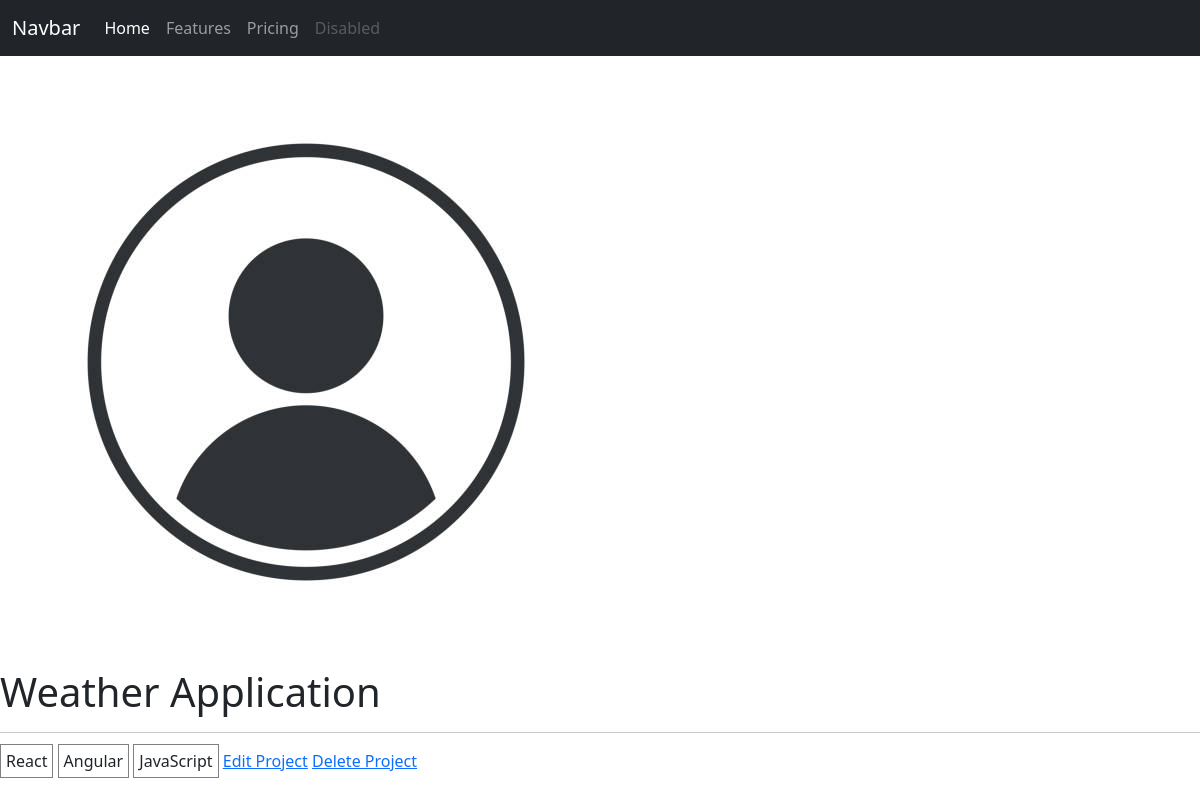
Screenshot of /project/248daabb-c7c8-4eac-a65b-b50ff8d0e385/ with the database file from the repository.
### project/models.py (models this page shows, shortened)
class Project(models.Model):
    title = models.CharField(max_length = 200)
    description = models.TextField(null= True, blank=True)
    featured_image = models.ImageField(null= True, blank=True, default='default.jpg')
    demo_link = models.CharField(max_length = 2000, null = True, blank = True)
    source_link = models.CharField(max_length = 2000, null = True, blank = True)
    tags = models.ManyToManyField(Tag, blank=True)
    total_vote = models.IntegerField(default=0, blank=True, null=True)
    vote_ratio = models.IntegerField(default=0, blank=True, null=True)
    created = models.DateTimeField(auto_now_add = True)
    id = models.UUIDField(default = uuid.uuid4, unique = True, primary_key = True, editable = False)

class Tag(models.Model):
    name = models.CharField(max_length = 200)
    id = models.UUIDField(default = uuid.uuid4, unique = True, primary_key = True, editable = False)
    created = models.DateTimeField(auto_now_add = True)
    def __str__(self):
        return self.name

### project/views.py (the view)
# urls.py: path('project/<str:pk>/', views.project, name='single-project'),
def project(request, pk):
    projObj = Project.objects.get(id=pk)
    context = {'projObj': projObj}
    return render(request, 'projects/single-project.html', context)

### project/templates/projects/single-project.html (shortened to what this page needs)
{% extends 'base.html' %}
{% block content %}
<img src= {{ projObj.featured_image.url }} alt="featured-image">
<h1>{{projObj.title}}</h1>
<hr>
{% for tag in projObj.tags.all %}
    <span style="border: 1px solid grey; padding: 5px">{{tag}}</span>
{% endfor %}
<a href= {% url 'update-project' projObj.id %}>Edit Project</a>
<a href= {% url 'delete-project' projObj.id %}>Delete Project</a>
{% endblock content %}

### static/styles/projects.css (style rules this page uses)
body, html { height: 100%; }

### rows the page displays
Project: featured_image (placeholder picture), title "Weather Application"
Tag: name "React"
Tag: name "Angular"
Tag: name "JavaScript"
